Frame 1 (no input): blank canvas, image omitted
Frame 60 (no input): blank canvas, image omitted
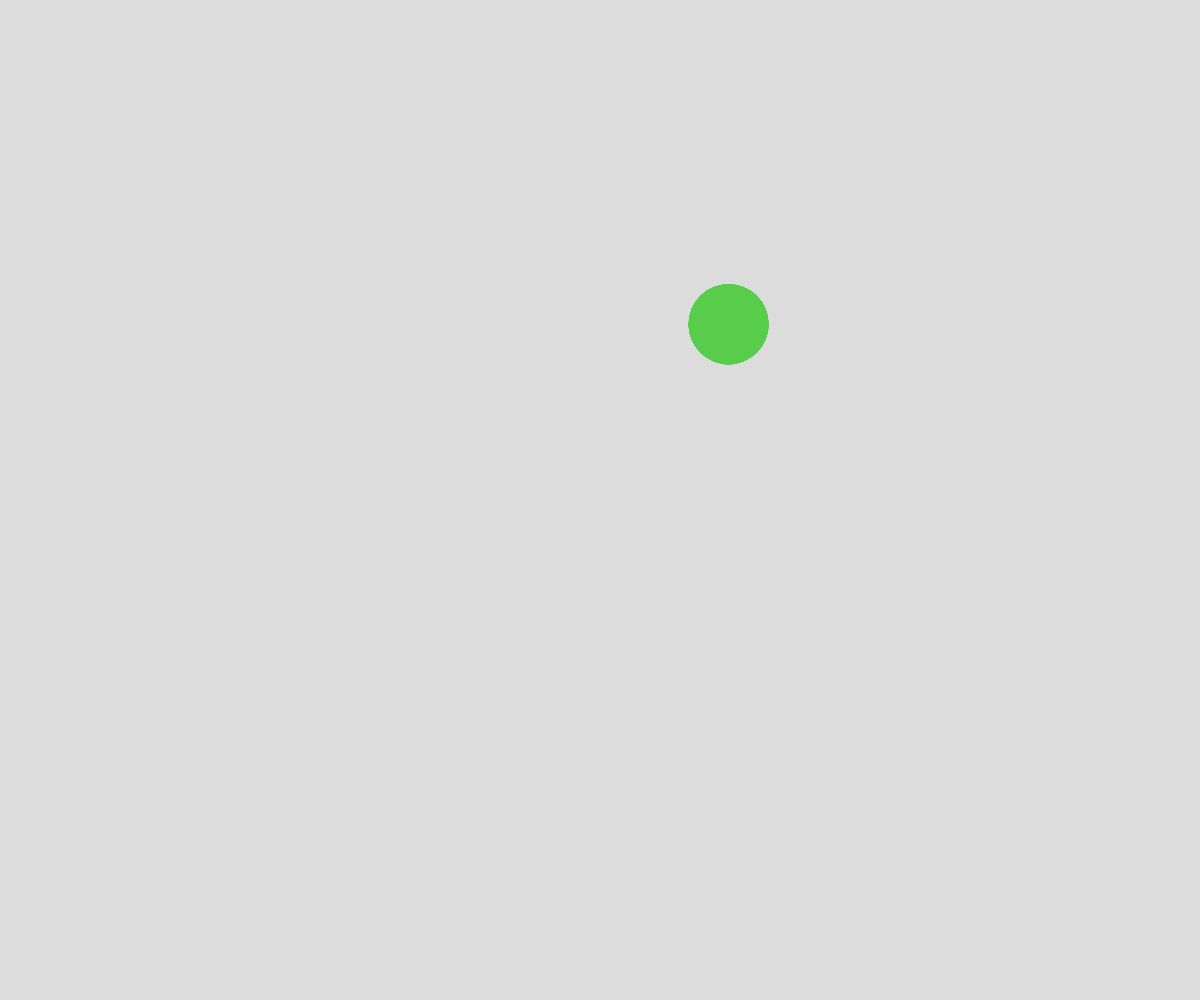
Frame 120 (the mouse pressed at the canvas centre since frame 60)

The p5.js sketch whose frames 1 and 60 were blank and that drew this single picture after the mouse press (run headless with seeded random() and noise() and a simulated clock; from frame 60 on, the mouse is pressed at the canvas centre):

// p5.js sketch
// ── sketch.js
// Object notation and arrays demo
// Bouncing circles

let theCircles = [];

async function setup() {
  createCanvas(windowWidth, windowHeight);
  noStroke();
}

function draw() {
  background(220);

  for (let theCircle of theCircles) {
    // move circle
    theCircle.x += theCircle.dx;
    theCircle.y += theCircle.dy;

    // bounce off edges
    if (theCircle.x <= 0 + theCircle.radius || theCircle.x >= width - theCircle.radius) {
      theCircle.dx *= -1;
    }
    if (theCircle.y <= 0 + theCircle.radius || theCircle.y >= height - theCircle.radius) {
      theCircle.dy *= -1;
    }

    // display the circle
    for (let i = 1; i <= 10;){
      fill(theCircle.r, theCircle.g, theCircle.b);
      circle(theCircle.x, theCircle.y, theCircle.radius * 2);
      i ++;
    }

  }
}

function mousePressed() {
  spawnCircle();
}

function spawnCircle() {
  let someCircle = {
    x: mouseX,
    y: mouseY,
    dx: random(-5, 5),
    dy: random(-5, 5),
    radius: random(10, 50),
    r: random(0, 255),
    g: random(0, 255),
    b: random(0, 255),
  };
  theCircles.push(someCircle);
}
